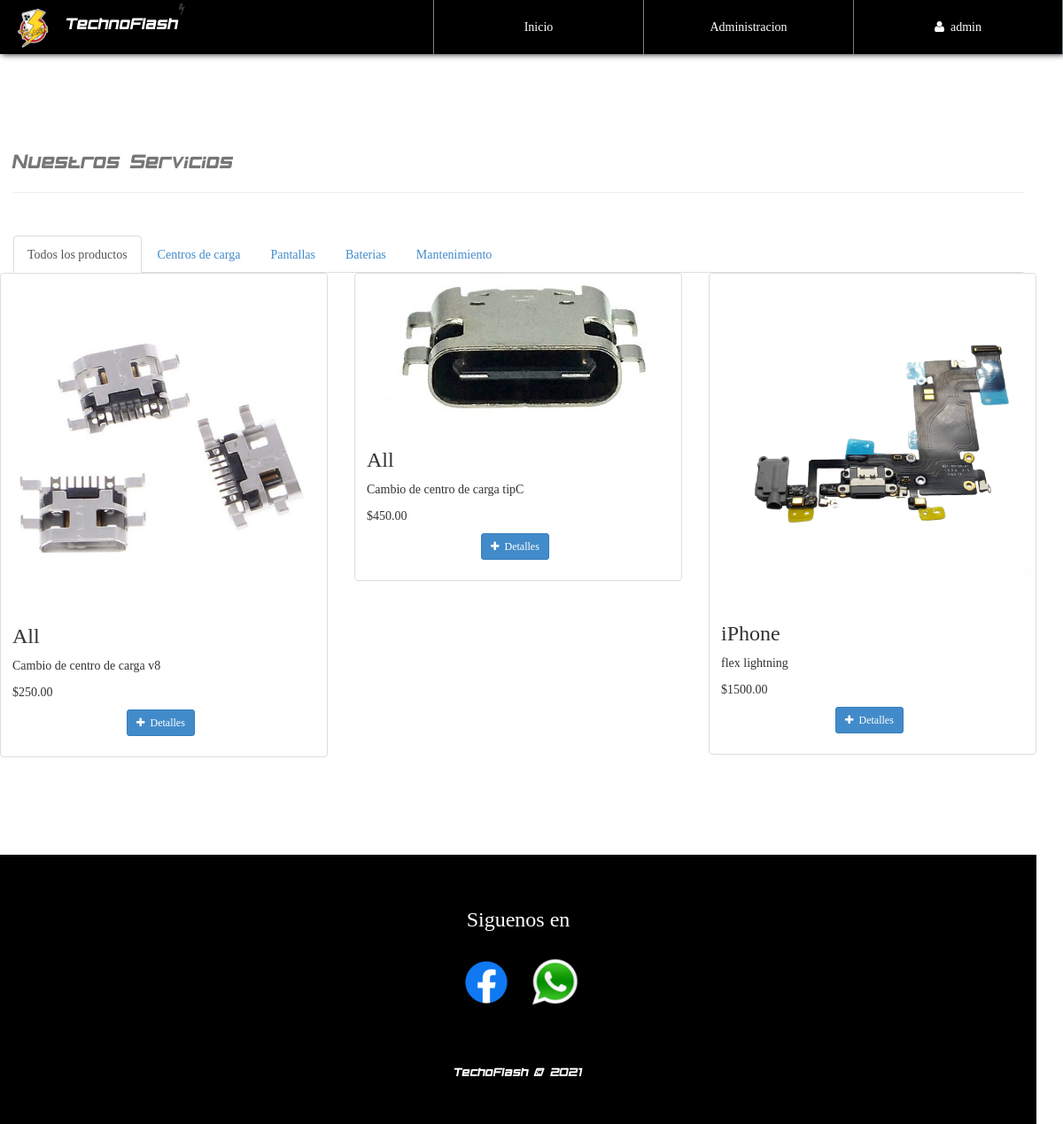
Page /product.php (signed in) on the committed database.
### tables this page shows
CREATE TABLE `categoria` (
  `CodigoCat` varchar(30) NOT NULL,
  `Nombre` varchar(30) NOT NULL,
  `Descripcion` text NOT NULL
);

CREATE TABLE `producto` (
  `CodigoProd` varchar(30) NOT NULL,
  `NombreProd` varchar(30) NOT NULL,
  `CodigoCat` varchar(30) NOT NULL,
  `Precio` decimal(30,2) NOT NULL,
  `Modelo` varchar(30) NOT NULL,
  `Marca` varchar(30) NOT NULL,
  `Stock` int(20) NOT NULL,
  `Imagen` varchar(150) NOT NULL,
  `Nombre` varchar(30) NOT NULL
);

### library/consulSQL.php (called while the page is built, shortened)
<?php
class ejecutarSQL {
    public static function conectar() {
        $host_db = "localhost";
        $usuario_db = "root";
        $clave_db = "";
        $nombre_db = "store";
        if(!$con = new mysqli($host_db, $usuario_db, $clave_db, $nombre_db)){
            die("Error en el servidor, verifique sus datos");
        }
        return $con;
    }
    public static function consultar($query) {
        $consul=mysqli_query(ejecutarSQL::conectar(),$query) or die ("Problemas al insertar".mysqli_error(ejecutarSQL::conectar()));
        return $consul;
    }
}

### product.php (the view, shortened to what this page needs)
<?php
include './library/consulSQL.php';
?>
<!DOCTYPE html>
<html lang="es">
<head>
    <?php include './inc/link.php'; ?>
</head>
<body id="container-page-product">
    <?php include './inc/navbar.php'; ?>
    <section id="store">
       <br>
        <div class="container">
            <div class="page-header">
              <h1><small class="tittles-pages-logo">Nuestros Servicios</small></h1>
            </div>
            <br><br>
            <div class="row">
                <div class="col-xs-12">
                    <ul id="store-links" class="nav nav-tabs" role="tablist">
                      <li role="presentation"><a href="#all-product" role="tab" data-toggle="tab" aria-controls="all-product" aria-expanded="false">Todos los productos</a></li>
                      <li role="presentation" class="dropdown active">
                        <div class="dropdown-menu" role="menu" aria-labelledby="myTabDrop1" id="categorias">
                          <?php
                            $categorias=  ejecutarSQL::consultar("select * from categoria");
                            while($cate=mysqli_fetch_array($categorias)){
                                echo '
                                    <li>
                                        <a href="#'.$cate['CodigoCat'].'" tabindex="-1" role="tab" id="'.$cate['CodigoCat'].'-tab" data-toggle="tab" aria-controls="'.$cate['CodigoCat'].'" aria-expanded="false">'.$cate['Nombre'].'
                                        </a>
                                    </li>';
                            }
                          ?>
                          </div>
                        </ul>
                    <div id="myTabContent" class="tab-content">
                      <div role="tabpanel" class="tab-pane fade" id="all-product" aria-labelledby="all-product-tab">
                          <br><br>
                        <div class="row">
                        <?php
                            $consulta=  ejecutarSQL::consultar("select * from producto");
                            $totalproductos = mysqli_num_rows($consulta);
                            if($totalproductos>0){
                                while($fila=mysqli_fetch_array($consulta)){
                                   echo '
                                  <div class="col-xs-12 col-sm-6 col-md-4">
                                       <div class="thumbnail">
                                         <img src="assets/img-products/'.$fila['Imagen'].'">
                                         <div class="caption">
                                           <h3>'.$fila['Marca'].'</h3>
                                           <p>'.$fila['NombreProd'].'</p>
                                           <p>$'.$fila['Precio'].'</p>
                                           <p class="text-center">
                                               <a href="infoProd.php?CodigoProd='.$fila['CodigoProd'].'" class="btn btn-primary btn-sm"><i class="fa fa-plus"></i>&nbsp; Detalles</a>&nbsp;&nbsp;
                                           </p>
                                         </div>
                                       </div>
                                   </div>
                                   ';
                               }
                            }else{
                                echo '<h2>No hay productos en esta categoria</h2>';
                            }
                        ?>
                        </div>
                      </div>
                    </div>
                </div>
            </div>
        </div>
    </section>
    <?php include './inc/footer.php'; ?>
</body>
</html>

### css/style.css (style rules this page uses)
body { font-family: "FontFamilySPro"; line-height: 1.5; font-size: 1.4em; width: 100%; height: 100%; margin: 0px; padding: 0px; background-position: center center; background-repeat: no-repeat; background-attachment: fixed; background-size: cover; background-color: #fff; }
section { width: 100%; margin: 0px; padding: 90px 0px; }
.tittles-pages-logo { font-family: "FontFamilyLogo"; }
#container-page-product { background-image: url(../assets/img/font-index.JPG); }
#store, #infoproduct, #container-pedido { background-color: rgba(255,255,255,.97); min-height: 900px; }

### rows in the picture
categoria: Nombre "Centros de carga"
categoria: Nombre "Pantallas"
categoria: Nombre "Baterias"
categoria: Nombre "Mantenimiento"
producto: Imagen (picture), Marca "All", NombreProd "Cambio de centro de carga v8", Precio "250.00"
producto: Imagen (picture), Marca "All", NombreProd "Cambio de centro de carga tipC", Precio "450.00"
producto: Imagen (picture), Marca "iPhone", NombreProd "flex lightning", Precio "1500.00"

### other values in the picture
$_SESSION['nombreAdmin'] "admin"
